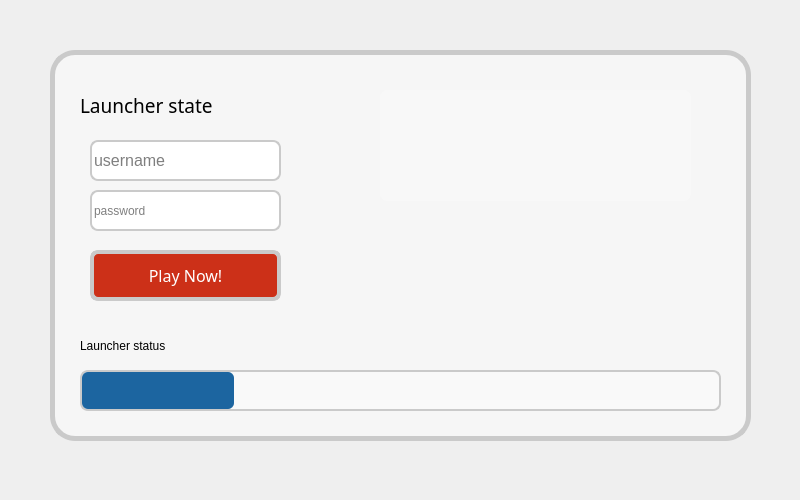
<?xml version="1.0" encoding="UTF-8"?>
<ui version="4.0">
 <class>LauncherWindow</class>
 <widget class="QMainWindow" name="LauncherWindow">
  <property name="enabled">
   <bool>true</bool>
  </property>
  <property name="geometry">
   <rect>
    <x>0</x>
    <y>0</y>
    <width>800</width>
    <height>500</height>
   </rect>
  </property>
  <property name="sizePolicy">
   <sizepolicy hsizetype="Fixed" vsizetype="Fixed">
    <horstretch>0</horstretch>
    <verstretch>0</verstretch>
   </sizepolicy>
  </property>
  <property name="minimumSize">
   <size>
    <width>800</width>
    <height>500</height>
   </size>
  </property>
  <property name="maximumSize">
   <size>
    <width>800</width>
    <height>500</height>
   </size>
  </property>
  <property name="font">
   <font>
    <stylestrategy>PreferDefault</stylestrategy>
   </font>
  </property>
  <property name="windowTitle">
   <string>Launcher</string>
  </property>
  <property name="styleSheet">
   <string notr="true">background-image: url(:/images/images/pattern_bg.png)</string>
  </property>
  <widget class="QWidget" name="centralwidget">
   <widget class="QFrame" name="login">
    <property name="geometry">
     <rect>
      <x>50</x>
      <y>50</y>
      <width>701</width>
      <height>391</height>
     </rect>
    </property>
    <property name="styleSheet">
     <string notr="true">background: #f9f9f9;
background-color: rgba(249,249,249, 0.7);
border-radius: 25;
border: 5px solid #cacaca;
padding: 5px;</string>
    </property>
    <property name="frameShape">
     <enum>QFrame::NoFrame</enum>
    </property>
    <property name="frameShadow">
     <enum>QFrame::Sunken</enum>
    </property>
    <property name="lineWidth">
     <number>0</number>
    </property>
    <widget class="QLineEdit" name="pass_input">
     <property name="geometry">
      <rect>
       <x>40</x>
       <y>140</y>
       <width>191</width>
       <height>41</height>
      </rect>
     </property>
     <property name="focusPolicy">
      <enum>Qt::ClickFocus</enum>
     </property>
     <property name="styleSheet">
      <string notr="true">background: white;
border-radius: 8;
border: 2px solid #cacaca;
padding: 0px;
font: 12pt &quot;Arial&quot;;</string>
     </property>
     <property name="text">
      <string/>
     </property>
     <property name="frame">
      <bool>false</bool>
     </property>
     <property name="echoMode">
      <enum>QLineEdit::Password</enum>
     </property>
     <property name="placeholderText">
      <string>password</string>
     </property>
    </widget>
    <widget class="QLineEdit" name="user_input">
     <property name="geometry">
      <rect>
       <x>40</x>
       <y>90</y>
       <width>191</width>
       <height>41</height>
      </rect>
     </property>
     <property name="font">
      <font>
       <family>Arial</family>
       <pointsize>12</pointsize>
       <weight>50</weight>
       <italic>false</italic>
       <bold>false</bold>
       <stylestrategy>PreferDefault</stylestrategy>
      </font>
     </property>
     <property name="focusPolicy">
      <enum>Qt::StrongFocus</enum>
     </property>
     <property name="styleSheet">
      <string notr="true">background: white;
border-radius: 8;
border: 2px solid #cacaca;
padding: 0px;
font: 12pt &quot;Arial&quot;;</string>
     </property>
     <property name="text">
      <string/>
     </property>
     <property name="frame">
      <bool>false</bool>
     </property>
     <property name="placeholderText">
      <string>username</string>
     </property>
    </widget>
    <widget class="QLabel" name="launcher_state">
     <property name="geometry">
      <rect>
       <x>30</x>
       <y>40</y>
       <width>241</width>
       <height>31</height>
      </rect>
     </property>
     <property name="font">
      <font>
       <family>Anton</family>
       <pointsize>14</pointsize>
       <weight>50</weight>
       <italic>false</italic>
       <bold>false</bold>
      </font>
     </property>
     <property name="styleSheet">
      <string notr="true">background-color: rgba(249,249,249, 0);
border-radius: 5;
border: 0px solid #ffffff;
padding: 0px;
font: 14pt &quot;Anton&quot;;</string>
     </property>
     <property name="text">
      <string>Launcher state</string>
     </property>
    </widget>
    <widget class="QLabel" name="launcher_status">
     <property name="geometry">
      <rect>
       <x>30</x>
       <y>280</y>
       <width>641</width>
       <height>31</height>
      </rect>
     </property>
     <property name="styleSheet">
      <string notr="true">background-color: rgba(249,249,249, 0);
border-radius: 0;
border: 0px solid #ffffff;
padding: 0px;
font: 14pt &quot;Anton&quot;;</string>
     </property>
     <property name="text">
      <string>Launcher status</string>
     </property>
    </widget>
    <widget class="QProgressBar" name="progress_bar">
     <property name="enabled">
      <bool>true</bool>
     </property>
     <property name="geometry">
      <rect>
       <x>30</x>
       <y>320</y>
       <width>641</width>
       <height>41</height>
      </rect>
     </property>
     <property name="autoFillBackground">
      <bool>false</bool>
     </property>
     <property name="styleSheet">
      <string notr="true">QProgressBar:horizontal {
background-color: rgba(249,249,249, 1);
border-radius: 8;
border: 2px solid #cacaca;
padding: 0px;
}


QProgressBar::chunk:horizontal {
background-color: #1c65a0;
border-radius: 6;
}</string>
     </property>
     <property name="value">
      <number>24</number>
     </property>
     <property name="textVisible">
      <bool>false</bool>
     </property>
     <property name="invertedAppearance">
      <bool>false</bool>
     </property>
     <property name="textDirection">
      <enum>QProgressBar::TopToBottom</enum>
     </property>
     <property name="format">
      <string>%p%</string>
     </property>
    </widget>
    <widget class="QPushButton" name="pushButton">
     <property name="enabled">
      <bool>true</bool>
     </property>
     <property name="geometry">
      <rect>
       <x>40</x>
       <y>200</y>
       <width>191</width>
       <height>51</height>
      </rect>
     </property>
     <property name="font">
      <font>
       <family>Bowlby One SC</family>
       <pointsize>12</pointsize>
       <weight>50</weight>
       <italic>false</italic>
       <bold>false</bold>
      </font>
     </property>
     <property name="cursor">
      <cursorShape>PointingHandCursor</cursorShape>
     </property>
     <property name="focusPolicy">
      <enum>Qt::ClickFocus</enum>
     </property>
     <property name="styleSheet">
      <string notr="true">QPushButton { 
    color: white;
    background: #cc3018;
    border-radius: 8;
    border: 4px solid #cacaca;
    padding: 0px;
	font: 12pt &quot;Bowlby One SC&quot;;
}



QPushButton:hover { 
    background: #dd3d23;
}</string>
     </property>
     <property name="text">
      <string>Play Now!</string>
     </property>
     <property name="default">
      <bool>false</bool>
     </property>
     <property name="flat">
      <bool>false</bool>
     </property>
    </widget>
    <widget class="QLabel" name="label">
     <property name="geometry">
      <rect>
       <x>330</x>
       <y>40</y>
       <width>311</width>
       <height>111</height>
      </rect>
     </property>
     <property name="styleSheet">
      <string notr="true">background: url(:/images/images/tco_logo.png);
background-repeat: no-repeat;
border-radius: 8;
border: 0px solid #cacaca;
padding: 0px;</string>
     </property>
     <property name="text">
      <string/>
     </property>
    </widget>
   </widget>
  </widget>
 </widget>
 <resources>
  <include location="resources.qrc"/>
 </resources>
 <connections/>
</ui>
